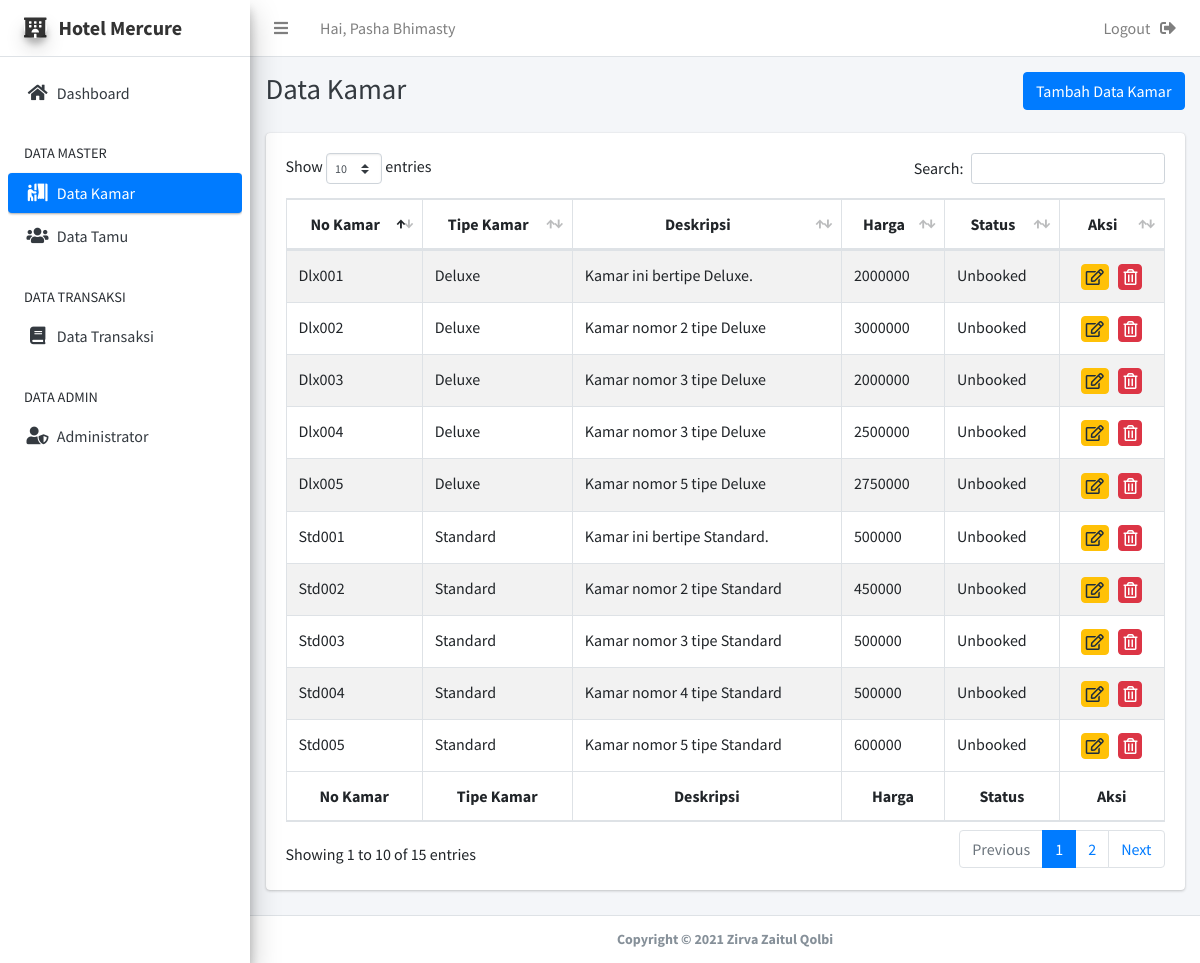
The app's page /kamar/index.php (signed in) with its own data.
### tables this page shows
CREATE TABLE `kamar` (
  `no_kamar` varchar(10) NOT NULL,
  `tipe` varchar(20) NOT NULL,
  `deskripsi` varchar(200) NOT NULL,
  `harga` int(11) NOT NULL,
  `status` varchar(20) NOT NULL
);

### kamar/index.php (the view, shortened to what this page needs)
<?php
if (isset($_SESSION['login'])) {
  $nama = $_SESSION['nama'];
}
require "../functions.php";
?>
<!DOCTYPE html>
<html lang="en">
<head>
  <link rel="stylesheet" href="../plugins/fontawesome-free/css/all.min.css">
  <link rel="stylesheet" href="../plugins/datatables-bs4/css/dataTables.bootstrap4.min.css">
  <link rel="stylesheet" href="../plugins/datatables-responsive/css/responsive.bootstrap4.min.css">
  <link rel="stylesheet" href="../plugins/overlayScrollbars/css/OverlayScrollbars.min.css">
  <link rel="stylesheet" href="../dist/css/adminlte.min.css">
</head>
<body class="hold-transition sidebar-mini layout-fixed layout-navbar-fixed layout-footer-fixed">
  <div class="wrapper">
    <nav class="main-header navbar navbar-expand navbar-white navbar-light">
      <ul class="navbar-nav">
        <li class="nav-item">
          <a class="nav-link" data-widget="pushmenu" href="#" role="button"><i class="fas fa-bars"></i></a>
        </li>
        <li class="nav-item">
          <a class="nav-link" href="">
            Hai, <?= $nama; ?>
          </a>
        </li>
      </ul>
      <ul class="navbar-nav ml-auto">
        <li class="nav-item">
          <a class="nav-link" href="../logout.php" onclick="return confirm('Apakah Anda Yakin Ingin Keluar?')">
            Logout &nbsp;
            <i class="fas fa-sign-out-alt"></i>
          </a>
        </li>
      </ul>
    </nav>
    <aside class="main-sidebar sidebar-light-primary elevation-4">
      <a href="index3.html" class="brand-link">
        <i class="fas fa-hotel img-circle elevation-3 ml-3"></i>
        <span class="brand-text font-weight-bold">Hotel Mercure</span>
      </a>
      <div class="sidebar">
        <div class="mt-3">
          <nav class="mt-2">
            <ul class="nav nav-pills nav-sidebar flex-column" data-widget="treeview" role="menu" data-accordion="false">
              <li class="nav-item">
                <a href="../index.php" class="nav-link">
                  <i class="nav-icon fas fa-home"></i>
                  <p>
                    Dashboard
                  </p>
                </a>
              <li class="nav-header">DATA MASTER</li>
              <li class="nav-item">
                <a href="../kamar/index.php" class="nav-link active">
                  <i class="nav-icon fas fa-person-booth"></i>
                  <p>
                    Data Kamar
                  </p>
                </a>
              </li>
              <li class="nav-item">
                <a href="../tamu/index.php" class="nav-link">
                  <i class="nav-icon fas fa-users"></i>
                  <p>
                    Data Tamu
                  </p>
                </a>
              </li>
              <li class="nav-header">DATA TRANSAKSI</li>
              <li class="nav-item">
                <a href="../transaksi/index.php" class="nav-link">
                  <i class="nav-icon fas fa-book"></i>
                  <p>
                    Data Transaksi
                  </p>
                </a>
              </li>
              <li class="nav-header">DATA ADMIN</li>
              <li class="nav-item">
                <a href="../admin/index.php" class="nav-link">
                  <i class="nav-icon fas fa-user-shield"></i>
                  <p>
                    Administrator
                  </p>
                </a>
              </li>
            </ul>
          </nav>
        </div>
      </div>
    </aside>
    <div class="content-wrapper">
      <div class="content-header">
        <div class="container-fluid">
          <div class="row mb-2">
            <div class="col-sm-6">
              <h1 class="m-0 text-dark">Data Kamar</h1>
            </div>
            <div class="col-sm-6">
              <ol class="breadcrumb float-sm-right">
                <li class="breadcrumb-item"><a href="tambah.php" class="btn btn-primary">Tambah Data Kamar</a></li>
              </ol>
            </div>
          </div>
        </div>
      </div>
      <section class="content">
        <div class="container-fluid">
          <div class="row">
            <div class="col-12">
              <div class="card">
                <div class="card-body">
                  <table id="example1" class="table table-bordered table-striped">
                    <thead>
                      <tr class="text-center">
                        <th>No Kamar</th>
                        <th>Tipe Kamar</th>
                        <th>Deskripsi</th>
                        <th>Harga</th>
                        <th>Status</th>
                        <th>Aksi</th>
                      </tr>
                    </thead>
                    <tbody>
                      <?php
                      $conn = koneksi();
                      $kamar = mysqli_query($conn, "SELECT * FROM kamar");
                      while ($row = mysqli_fetch_array($kamar)) {
                        echo "
                <tr>
                  <td>" . $row['no_kamar'] . "</td>
                  <td>" . $row['tipe'] . "</td>
                  <td>" . $row['deskripsi'] . "</td>
                  <td>" . $row['harga'] . "</td>
                  <td>" . $row['status'] . "</td>
                  <td class='text-center'>
                  ";
                      ?>
                        <a href="edit.php?no_kamar=<?= $row['no_kamar']; ?>" onclick="return confirm('Apakah Anda Yakin Ingin Mengubah Data?')"><i class=' btn btn-warning py-0 px-1 far fa-edit'></i></a>
                        <a href="hapus.php?no_kamar=<?= $row['no_kamar']; ?>" onclick="return confirm('Apakah Anda Yakin Ingin Menghapus Data?')"><i class=' btn btn-danger py-0 px-1 far fa-trash-alt'></i></a>
                      <?php
                        echo "
                  </td>
                </tr>
          ";
                      }
                      ?>
                    </tbody>
                    <tfoot>
                      <tr class=" text-center">
                        <th>No Kamar</th>
                        <th>Tipe Kamar</th>
                        <th>Deskripsi</th>
                        <th>Harga</th>
                        <th>Status</th>
                        <th>Aksi</th>
                      </tr>
                    </tfoot>
                  </table>
                </div>
              </div>
            </div>
          </div>
        </div>
      </section>
    </div>
    <footer class="main-footer text-sm text-center">
      <strong>Copyright &copy; 2021 Zirva Zaitul Qolbi</strong>
    </footer>
  </div>
</body>
</html>

### records on screen
kamar: no_kamar "Dlx001", tipe "Deluxe", deskripsi "Kamar ini bertipe Deluxe.", harga "2000000", status "Unbooked"
kamar: no_kamar "Dlx002", tipe "Deluxe", deskripsi "Kamar nomor 2 tipe Deluxe", harga "3000000", status "Unbooked"
kamar: no_kamar "Dlx003", tipe "Deluxe", deskripsi "Kamar nomor 3 tipe Deluxe", harga "2000000", status "Unbooked"
kamar: no_kamar "Dlx004", tipe "Deluxe", deskripsi "Kamar nomor 3 tipe Deluxe", harga "2500000", status "Unbooked"
kamar: no_kamar "Dlx005", tipe "Deluxe", deskripsi "Kamar nomor 5 tipe Deluxe", harga "2750000", status "Unbooked"
kamar: no_kamar "Std001", tipe "Standard", deskripsi "Kamar ini bertipe Standard.", harga "500000", status "Unbooked"
kamar: no_kamar "Std002", tipe "Standard", deskripsi "Kamar nomor 2 tipe Standard", harga "450000", status "Unbooked"
kamar: no_kamar "Std003", tipe "Standard", deskripsi "Kamar nomor 3 tipe Standard", harga "500000", status "Unbooked"
kamar: no_kamar "Std004", tipe "Standard", deskripsi "Kamar nomor 4 tipe Standard", harga "500000", status "Unbooked"
kamar: no_kamar "Std005", tipe "Standard", deskripsi "Kamar nomor 5 tipe Standard", harga "600000", status "Unbooked"

### other values on screen
$nama "Pasha Bhimasty"
